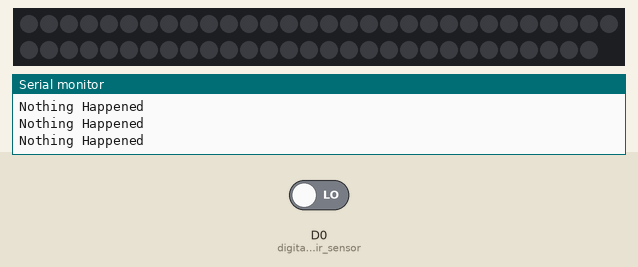
The sketch below on a simulated ESP8266 (NodeMCU). Shown: 59 RGB LEDs in strip order, left to right, continuing on the next row, the last lines printed to the serial monitor. Inputs (shaded band) come from the test bench; at power-on: D0 (digital_pir_sensor) LOW. Random numbers use the default seed unless the sketch sets one.

Above: at 1.2 s.
1.3 s: D0 (digital_pir_sensor) driven HIGH
At 1.78 s:
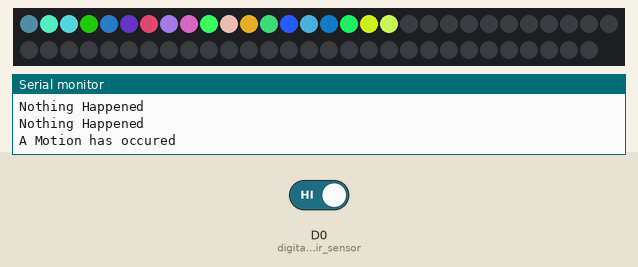
3.7 s: D0 (digital_pir_sensor) driven LOW
At 6.3 s:
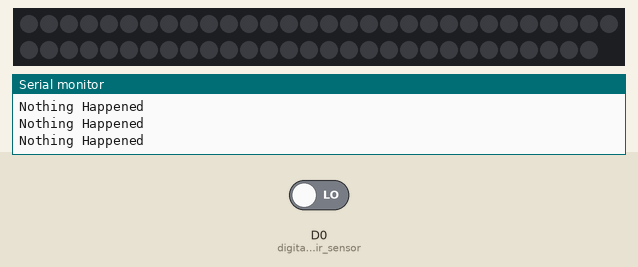
6.6 s: D0 (digital_pir_sensor) driven HIGH
At 7.08 s:
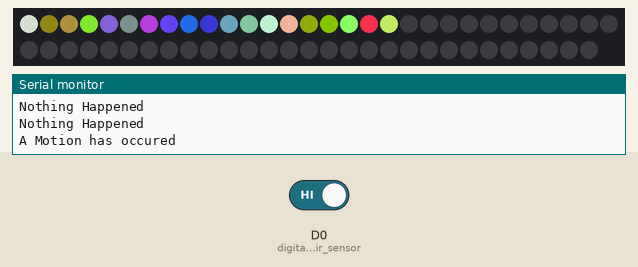

Measured:
- after the input at 1.3 s, the LEDs: first change at once (image 1 shows a later state)
- after the input at 6.6 s, the LEDs: first change at once (image 3 shows a later state)

The sketch:

pir_ws2812.ino
```cpp
#include <FastLED.h>

#define NUM_LEDS 59
#define LED_PIN D1

// FastLED brightness, 0 (min) to 255 (max)
#define BRIGHTNESS 255

#define digital_pir_sensor D0 // connect to

CRGB leds[NUM_LEDS];

unsigned long lastMotionTime = 0;
const unsigned long motionTimeout = 5000; // 5 seconds

const int motionCountThreshold = 2; // Number of consecutive motion detections to trigger flicker effect
int motionCount = 0;
bool meteorDirection = true; // true for right to left, false for left to right

void setAll(byte red, byte green, byte blue) {
  for(int i = 0; i < NUM_LEDS; i++ ) {
    setPixel(i, red, green, blue);
  }
  showStrip();
}

void setPixel(int Pixel, byte red, byte green, byte blue) {
  leds[Pixel] = CRGB(red, green, blue);
}

void showStrip() {
  FastLED.show();
}

void meteorRain(byte meteorSize, byte meteorTrailDecay, boolean meteorRandomDecay, int SpeedDelay, bool rightToLeft) {
  setAll(0,0,0);

  for(int i = 0; i < NUM_LEDS+NUM_LEDS; i++) {
    // fade brightness all LEDs one step
    for(int j=0; j<NUM_LEDS; j++) {
      if( (!meteorRandomDecay) || (random(10)>5) ) {
        fadeToBlack(j, meteorTrailDecay );
      }
    }

    // draw meteor
    for(int j = 0; j < meteorSize; j++) {
      if(rightToLeft) {
        if( ( i-j <NUM_LEDS) && (i-j>=0) ) {
          setPixel(i-j, random(256), random(256), random(256));
        }
      } else {
        if( ( i-j <NUM_LEDS) && (i-j>=0) ) {
          setPixel(NUM_LEDS-1-(i-j), random(256), random(256), random(256));
        }
      }
    }

    showStrip();
    delay(SpeedDelay);
  }
}

void fadeToBlack(int ledNo, byte fadeValue) {
  leds[ledNo].fadeToBlackBy(fadeValue);
}

void randomFlicker() {
  for(int i=0; i<NUM_LEDS; i++) {
    if(random(10) < 2) {
      setPixel(i, 255, 255, 255);
    } else {
      setPixel(i, 0, 0, 0);
    }
  }
  showStrip();
  delay(100);
}

void setup()
{
  Serial.begin(115200);  // set baud rate as 9600
  pinMode(digital_pir_sensor, INPUT); // set Pin mode as input
  FastLED.addLeds<WS2812B, LED_PIN, GRB>(leds, NUM_LEDS);
  FastLED.setBrightness(BRIGHTNESS);
}

void loop()
{
  bool state = digitalRead(digital_pir_sensor); // read from PIR sensor
  if (state == 1){
    Serial.println("A Motion has occured");  // When there is a response
    motionCount++;
    if(motionCount >= motionCountThreshold) {
      // randomFlicker();
      meteorRain(10, 64, true, 15, meteorDirection);
      meteorDirection = !meteorDirection;
    } else {
      // meteorRain(0xff, 0xff, 0xff, 10, 64, true, 30);
      meteorRain(10, 64, true, 15, true);
    }
  }
  else{
    Serial.println("Nothing Happened");  // Far from PIR sensor
    motionCount = 0;
    setAll(0, 0, 0); // Turn off all LEDs when no motion is detected
    delay(100);
  }
}
```
